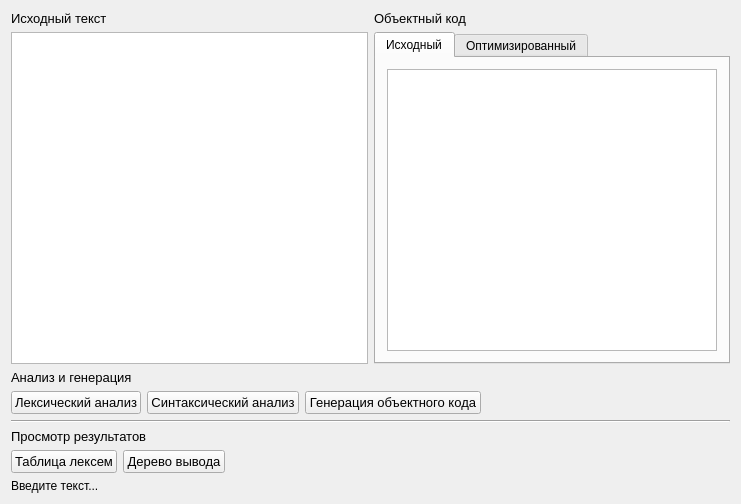
<?xml version="1.0" encoding="UTF-8"?>
<ui version="4.0">
 <class>MainWindow</class>
 <widget class="QMainWindow" name="MainWindow">
  <property name="geometry">
   <rect>
    <x>0</x>
    <y>0</y>
    <width>741</width>
    <height>504</height>
   </rect>
  </property>
  <property name="windowTitle">
   <string>MyCompiler</string>
  </property>
  <widget class="QWidget" name="centralWidget">
   <layout class="QVBoxLayout" name="verticalLayout_2">
    <item>
     <layout class="QVBoxLayout" name="verticalLayout">
      <item>
       <layout class="QGridLayout" name="gridLayout">
        <property name="leftMargin">
         <number>0</number>
        </property>
        <property name="topMargin">
         <number>0</number>
        </property>
        <property name="rightMargin">
         <number>0</number>
        </property>
        <property name="bottomMargin">
         <number>0</number>
        </property>
        <item row="0" column="0">
         <widget class="QLabel" name="label_3">
          <property name="font">
           <font>
            <pointsize>10</pointsize>
           </font>
          </property>
          <property name="text">
           <string>Исходный текст</string>
          </property>
         </widget>
        </item>
        <item row="1" column="0">
         <widget class="QTextEdit" name="textEdit">
          <property name="font">
           <font>
            <pointsize>12</pointsize>
           </font>
          </property>
          <property name="frameShadow">
           <enum>QFrame::Sunken</enum>
          </property>
         </widget>
        </item>
        <item row="1" column="1">
         <widget class="QTabWidget" name="tabWidget">
          <property name="currentIndex">
           <number>0</number>
          </property>
          <widget class="QWidget" name="tab">
           <attribute name="title">
            <string>Исходный</string>
           </attribute>
           <layout class="QHBoxLayout" name="horizontalLayout_2">
            <item>
             <widget class="QTextEdit" name="textEdit_2">
              <property name="enabled">
               <bool>true</bool>
              </property>
              <property name="font">
               <font>
                <pointsize>12</pointsize>
               </font>
              </property>
              <property name="readOnly">
               <bool>true</bool>
              </property>
             </widget>
            </item>
           </layout>
          </widget>
          <widget class="QWidget" name="tab_2">
           <attribute name="title">
            <string>Оптимизированный</string>
           </attribute>
           <layout class="QHBoxLayout" name="horizontalLayout_4">
            <item>
             <widget class="QTextEdit" name="textEdit_3">
              <property name="font">
               <font>
                <pointsize>12</pointsize>
               </font>
              </property>
              <property name="readOnly">
               <bool>true</bool>
              </property>
             </widget>
            </item>
           </layout>
          </widget>
         </widget>
        </item>
        <item row="0" column="1">
         <widget class="QLabel" name="label_4">
          <property name="font">
           <font>
            <pointsize>10</pointsize>
           </font>
          </property>
          <property name="text">
           <string>Объектный код</string>
          </property>
         </widget>
        </item>
       </layout>
      </item>
      <item>
       <widget class="QLabel" name="label">
        <property name="font">
         <font>
          <pointsize>10</pointsize>
         </font>
        </property>
        <property name="text">
         <string>Анализ и генерация</string>
        </property>
       </widget>
      </item>
      <item>
       <layout class="QHBoxLayout" name="horizontalLayout">
        <item>
         <widget class="QPushButton" name="pushButton">
          <property name="sizePolicy">
           <sizepolicy hsizetype="Minimum" vsizetype="Fixed">
            <horstretch>0</horstretch>
            <verstretch>0</verstretch>
           </sizepolicy>
          </property>
          <property name="font">
           <font>
            <pointsize>10</pointsize>
           </font>
          </property>
          <property name="text">
           <string>Лексический анализ</string>
          </property>
         </widget>
        </item>
        <item>
         <widget class="QPushButton" name="pushButton_3">
          <property name="sizePolicy">
           <sizepolicy hsizetype="Minimum" vsizetype="Fixed">
            <horstretch>0</horstretch>
            <verstretch>0</verstretch>
           </sizepolicy>
          </property>
          <property name="font">
           <font>
            <pointsize>10</pointsize>
           </font>
          </property>
          <property name="text">
           <string>Синтаксический анализ</string>
          </property>
          <property name="checkable">
           <bool>false</bool>
          </property>
         </widget>
        </item>
        <item>
         <widget class="QPushButton" name="pushButton_5">
          <property name="sizePolicy">
           <sizepolicy hsizetype="Minimum" vsizetype="Fixed">
            <horstretch>0</horstretch>
            <verstretch>0</verstretch>
           </sizepolicy>
          </property>
          <property name="font">
           <font>
            <pointsize>10</pointsize>
           </font>
          </property>
          <property name="text">
           <string>Генерация объектного кода</string>
          </property>
         </widget>
        </item>
        <item>
         <spacer name="horizontalSpacer">
          <property name="orientation">
           <enum>Qt::Horizontal</enum>
          </property>
          <property name="sizeHint" stdset="0">
           <size>
            <width>40</width>
            <height>20</height>
           </size>
          </property>
         </spacer>
        </item>
       </layout>
      </item>
      <item>
       <widget class="Line" name="line">
        <property name="orientation">
         <enum>Qt::Horizontal</enum>
        </property>
       </widget>
      </item>
      <item>
       <widget class="QLabel" name="label_2">
        <property name="font">
         <font>
          <pointsize>10</pointsize>
         </font>
        </property>
        <property name="text">
         <string>Просмотр результатов</string>
        </property>
       </widget>
      </item>
      <item>
       <layout class="QHBoxLayout" name="horizontalLayout_3">
        <property name="leftMargin">
         <number>0</number>
        </property>
        <property name="topMargin">
         <number>0</number>
        </property>
        <property name="bottomMargin">
         <number>0</number>
        </property>
        <item>
         <widget class="QPushButton" name="pushButton_2">
          <property name="sizePolicy">
           <sizepolicy hsizetype="Minimum" vsizetype="Fixed">
            <horstretch>0</horstretch>
            <verstretch>0</verstretch>
           </sizepolicy>
          </property>
          <property name="font">
           <font>
            <pointsize>10</pointsize>
           </font>
          </property>
          <property name="text">
           <string>Таблица лексем</string>
          </property>
         </widget>
        </item>
        <item>
         <widget class="QPushButton" name="pushButton_4">
          <property name="sizePolicy">
           <sizepolicy hsizetype="Minimum" vsizetype="Fixed">
            <horstretch>0</horstretch>
            <verstretch>0</verstretch>
           </sizepolicy>
          </property>
          <property name="font">
           <font>
            <pointsize>10</pointsize>
           </font>
          </property>
          <property name="text">
           <string>Дерево вывода</string>
          </property>
         </widget>
        </item>
        <item>
         <spacer name="horizontalSpacer_2">
          <property name="orientation">
           <enum>Qt::Horizontal</enum>
          </property>
          <property name="sizeHint" stdset="0">
           <size>
            <width>40</width>
            <height>20</height>
           </size>
          </property>
         </spacer>
        </item>
       </layout>
      </item>
      <item>
       <widget class="QLabel" name="lblStat">
        <property name="text">
         <string>Введите текст...</string>
        </property>
       </widget>
      </item>
     </layout>
    </item>
   </layout>
  </widget>
 </widget>
 <layoutdefault spacing="6" margin="11"/>
 <resources/>
 <connections/>
</ui>
